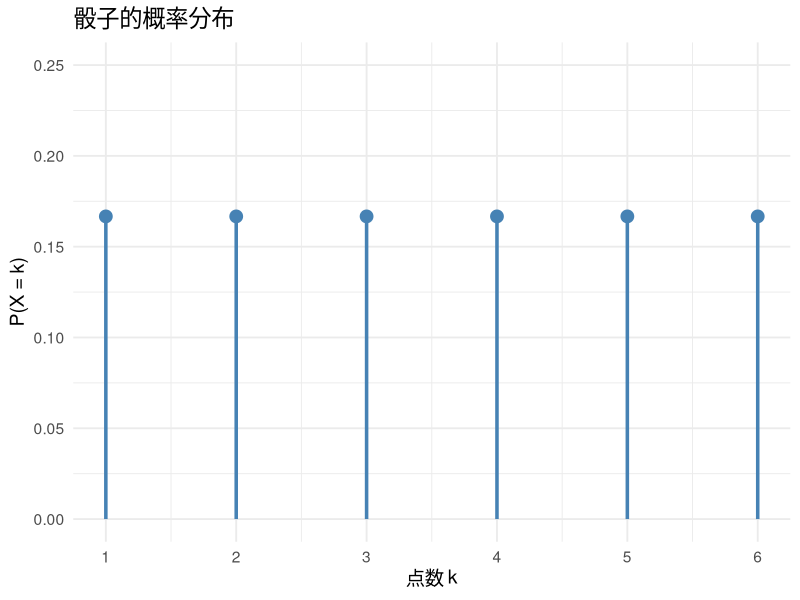
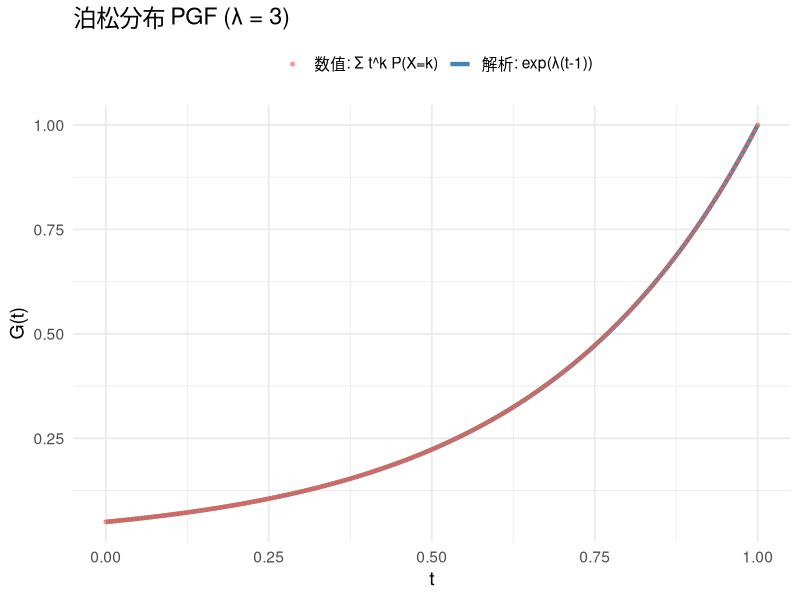
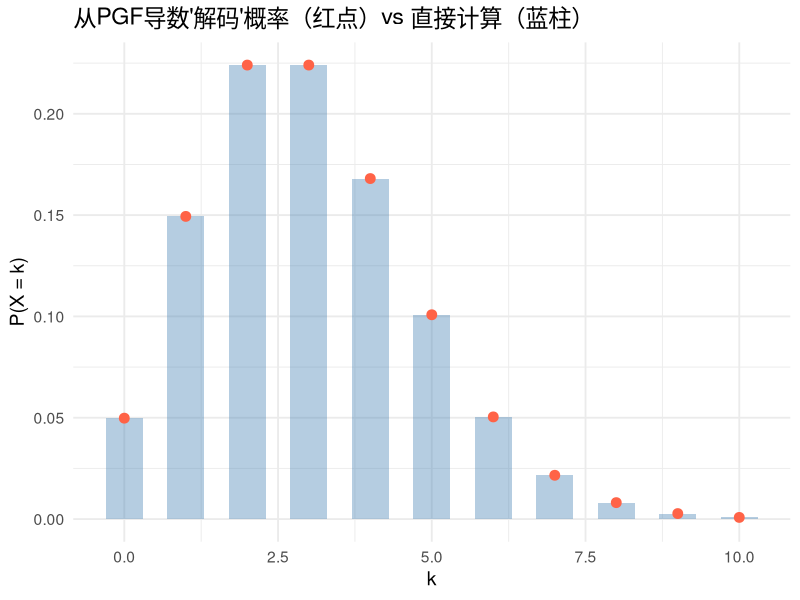
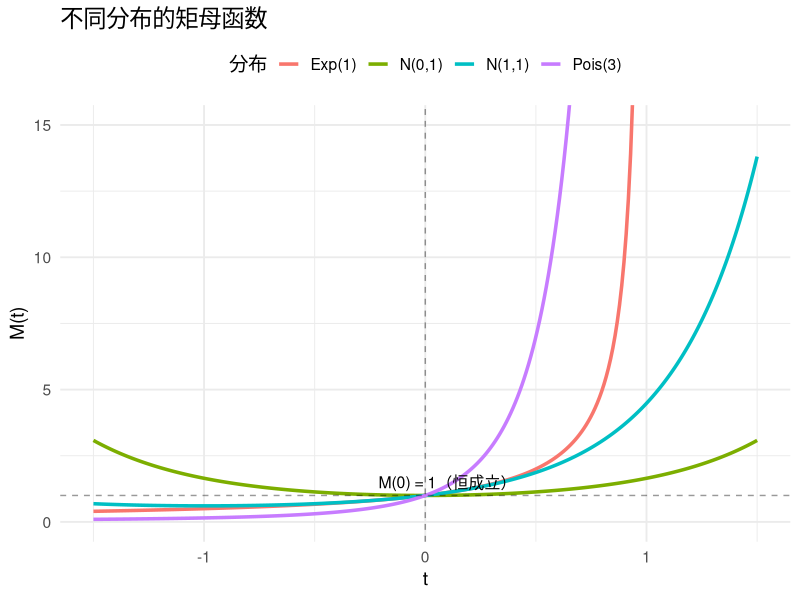
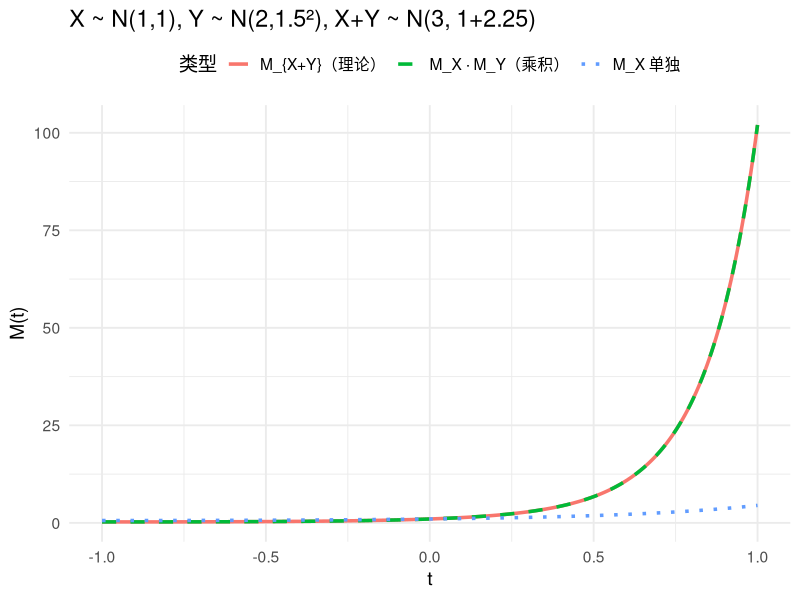
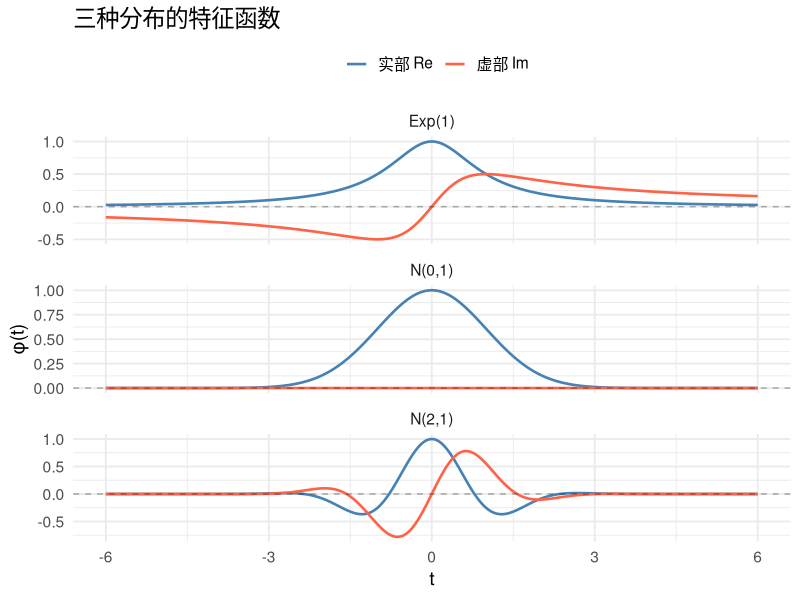
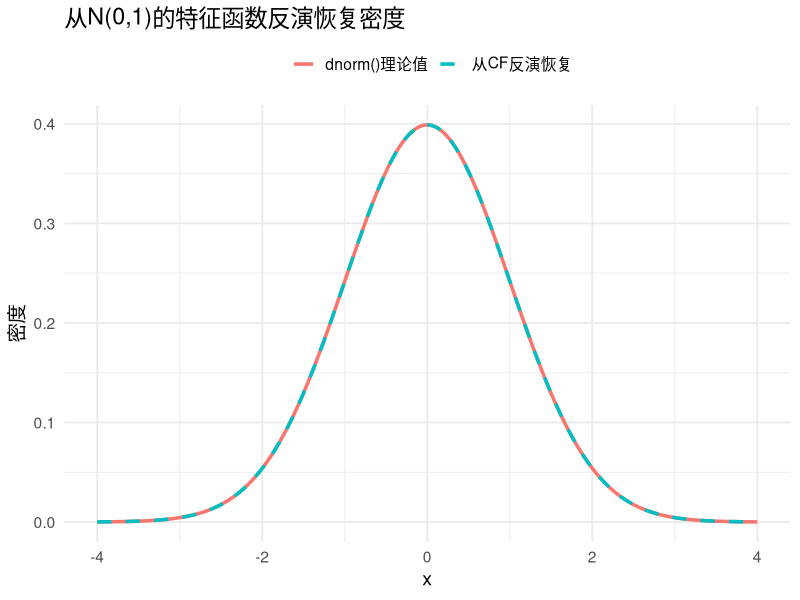
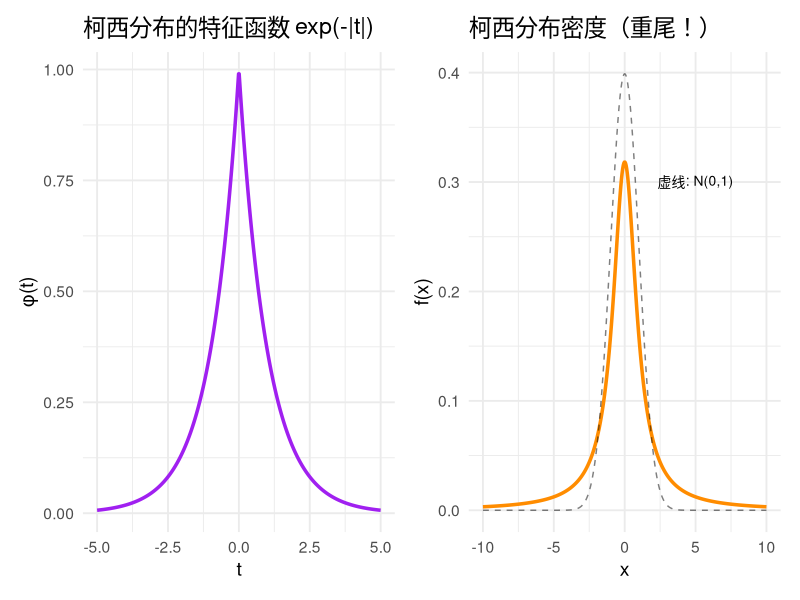

The R script that drew these images, in order:
## ---- chunk 1
library(ggplot2)
library(patchwork)
theme_set(theme_minimal(base_size = 14))
## ---- chunk 2
#| label: fig-dice-encode
#| fig-cap: "一颗骰子的概率分布——我们要把它'打包'进一个函数"

dice <- data.frame(x = 1:6, p = rep(1/6, 6))
ggplot(dice, aes(x, p)) +
  geom_segment(aes(xend = x, yend = 0), linewidth = 1.2, color = "steelblue") +
  geom_point(size = 4, color = "steelblue") +
  scale_x_continuous(breaks = 1:6) +
  scale_y_continuous(limits = c(0, 0.25)) +
  labs(x = "点数 k", y = "P(X = k)", title = "骰子的概率分布")
## ---- chunk 3
#| label: fig-pgf-poisson
#| fig-cap: "泊松分布的PGF：数值求和 vs 解析公式完美重合"

lambda <- 3

# 解析公式
pgf_analytical <- function(t) exp(lambda * (t - 1))

# 数值求和（截断到前 30 项）
pgf_numerical <- function(t) {
  k <- 0:30
  sum(t^k * dpois(k, lambda))
}

t_vals <- seq(0, 1, length.out = 200)
df_pgf <- data.frame(
  t = t_vals,
  解析公式 = sapply(t_vals, pgf_analytical),
  数值求和 = sapply(t_vals, pgf_numerical)
)

ggplot(df_pgf, aes(t)) +
  geom_line(aes(y = 解析公式, color = "解析: exp(λ(t-1))"), linewidth = 1.5) +
  geom_point(aes(y = 数值求和, color = "数值: Σ t^k P(X=k)"),
             size = 1, alpha = 0.6) +
  scale_color_manual(values = c("解析: exp(λ(t-1))" = "steelblue",
                                "数值: Σ t^k P(X=k)" = "tomato")) +
  labs(x = "t", y = "G(t)", color = "",
       title = paste0("泊松分布 PGF (λ = ", lambda, ")")) +
  theme(legend.position = "top")
## ---- chunk 4
#| label: fig-pgf-decode
#| fig-cap: "从PGF导数'解码'出的概率与直接计算的概率完全一致"

# 数值求n阶导数（用有限差分近似）
pgf_deriv_at_0 <- function(n, h = 1e-5) {
  # 用中心差分递推求高阶导数值（在 t=0 处）
  # 简单方法：直接用 dpois 验证
  # G^(n)(0) = n! * P(X=n)
  factorial(n) * dpois(n, lambda)
}

k_vals <- 0:10
df_decode <- data.frame(
  k = k_vals,
  从PGF解码 = sapply(k_vals, function(n) pgf_deriv_at_0(n) / factorial(n)),
  直接计算   = dpois(k_vals, lambda)
)

ggplot(df_decode, aes(k)) +
  geom_col(aes(y = 直接计算), fill = "steelblue", alpha = 0.4, width = 0.6) +
  geom_point(aes(y = 从PGF解码), color = "tomato", size = 3) +
  labs(x = "k", y = "P(X = k)",
       title = "从PGF导数'解码'概率（红点）vs 直接计算（蓝柱）")
## ---- chunk 5
#| label: fig-mgf-moments
#| fig-cap: "通过MGF导数提取正态分布的各阶矩——奇数阶为0，偶数阶为(n-1)!!"

# 正态分布 N(0,1) 的MGF
mgf_normal <- function(t) exp(t^2 / 2)

# 用数值微分提取矩（中心差分）
numerical_moment <- function(n, h = 1e-4) {
  # 递推数值 n 阶导数
  f <- mgf_normal
  for (i in 1:n) {
    f_old <- f
    f <- (function(fo, hh) {
      force(fo); force(hh)
      function(t) (fo(t + hh) - fo(t - hh)) / (2 * hh)
    })(f_old, h)
  }
  f(0)
}

# N(0,1) 的理论矩：奇数阶=0，偶数阶=(n-1)!!
theoretical_moment <- function(n) {
  if (n %% 2 == 1) return(0)
  prod(seq(1, n - 1, by = 2))  # 双阶乘
}

n_vals <- 1:8
df_moments <- data.frame(
  阶数n = n_vals,
  MGF数值导数 = sapply(n_vals, numerical_moment),
  理论值      = sapply(n_vals, theoretical_moment)
)

knitr::kable(df_moments, digits = 4,
             caption = "N(0,1) 各阶矩：MGF数值求导 vs 理论值")
## ---- chunk 6
#| label: fig-mgf-shapes
#| fig-cap: "不同分布的矩母函数形状迥异，但都过点 (0, 1)"

t_vals <- seq(-1.5, 1.5, length.out = 300)

df_mgf <- data.frame(
  t = rep(t_vals, 4),
  M = c(
    exp(t_vals^2 / 2),                    # N(0,1)
    exp(t_vals + t_vals^2 / 2),            # N(1,1)
    1 / (1 - t_vals),                      # Exp(1), t < 1
    exp(3 * (exp(t_vals) - 1))             # Pois(3)
  ),
  分布 = rep(c("N(0,1)", "N(1,1)", "Exp(1)", "Pois(3)"), each = length(t_vals))
)

# Exp(1) 只在 t < 1 有定义
df_mgf$M[df_mgf$分布 == "Exp(1)" & df_mgf$t >= 1] <- NA

ggplot(df_mgf, aes(t, M, color = 分布)) +
  geom_line(linewidth = 1.2) +
  coord_cartesian(ylim = c(0, 15)) +
  geom_hline(yintercept = 1, linetype = "dashed", alpha = 0.4) +
  geom_vline(xintercept = 0, linetype = "dashed", alpha = 0.4) +
  annotate("text", x = 0.1, y = 1.5, label = "M(0) = 1（恒成立）", size = 4) +
  labs(x = "t", y = "M(t)", title = "不同分布的矩母函数") +
  theme(legend.position = "top")
## ---- chunk 7
#| label: fig-mgf-sum
#| fig-cap: "两个独立正态的MGF乘积 = 和的MGF，直观验证可加性"

mu1 <- 1; s1 <- 1
mu2 <- 2; s2 <- 1.5

mgf_X <- function(t) exp(mu1 * t + s1^2 * t^2 / 2)
mgf_Y <- function(t) exp(mu2 * t + s2^2 * t^2 / 2)
mgf_sum_theory <- function(t) exp((mu1 + mu2) * t + (s1^2 + s2^2) * t^2 / 2)

t_vals <- seq(-1, 1, length.out = 300)

df_sum <- data.frame(
  t = rep(t_vals, 3),
  M = c(
    mgf_X(t_vals) * mgf_Y(t_vals),
    mgf_sum_theory(t_vals),
    mgf_X(t_vals)
  ),
  类型 = rep(c("M_X · M_Y（乘积）",
               "M_{X+Y}（理论）",
               "M_X 单独"), each = length(t_vals))
)

ggplot(df_sum, aes(t, M, color = 类型)) +
  geom_line(aes(linetype = 类型), linewidth = 1.2) +
  scale_linetype_manual(values = c("solid", "dashed", "dotted")) +
  labs(x = "t", y = "M(t)",
       title = "X ~ N(1,1), Y ~ N(2,1.5²), X+Y ~ N(3, 1+2.25)") +
  theme(legend.position = "top")
## ---- chunk 8
#| label: fig-cf-visualize
#| fig-cap: "特征函数是复值函数——实部（余弦变换）和虚部（正弦变换）"

# N(0,1) 的特征函数: exp(-t²/2)，纯实数！
# N(2,1) 的特征函数: exp(2it - t²/2)，有虚部！
# Exp(1) 的特征函数: 1/(1 - it)

t_vals <- seq(-6, 6, length.out = 500)

# N(0,1)
cf_n01_re <- exp(-t_vals^2 / 2)
cf_n01_im <- rep(0, length(t_vals))

# N(2,1)
cf_n21_re <- exp(-t_vals^2 / 2) * cos(2 * t_vals)
cf_n21_im <- exp(-t_vals^2 / 2) * sin(2 * t_vals)

# Exp(1): 1/(1-it) = (1+it)/(1+t²)
cf_exp_re <- 1 / (1 + t_vals^2)
cf_exp_im <- t_vals / (1 + t_vals^2)

df_cf <- data.frame(
  t = rep(t_vals, 6),
  值 = c(cf_n01_re, cf_n01_im, cf_n21_re, cf_n21_im, cf_exp_re, cf_exp_im),
  部分 = rep(rep(c("实部 Re", "虚部 Im"), each = length(t_vals)), 3),
  分布 = rep(c("N(0,1)", "N(2,1)", "Exp(1)"), each = 2 * length(t_vals))
)

ggplot(df_cf, aes(t, 值, color = 部分)) +
  geom_line(linewidth = 0.9) +
  facet_wrap(~分布, ncol = 1, scales = "free_y") +
  geom_hline(yintercept = 0, linetype = "dashed", alpha = 0.3) +
  scale_color_manual(values = c("实部 Re" = "steelblue", "虚部 Im" = "tomato")) +
  labs(x = "t", y = "φ(t)", color = "",
       title = "三种分布的特征函数") +
  theme(legend.position = "top")
## ---- chunk 9
#| label: fig-cf-inversion
#| fig-cap: "从特征函数通过数值逆傅里叶变换恢复出密度函数"

# 用数值积分从 N(0,1) 的 CF 恢复密度
invert_cf <- function(x, cf_fun, t_range = 20, n_points = 2000) {
  t_grid <- seq(-t_range, t_range, length.out = n_points)
  dt <- t_grid[2] - t_grid[1]
  integrand <- exp(-1i * t_grid * x) * cf_fun(t_grid)
  Re(sum(integrand) * dt) / (2 * pi)
}

# N(0,1) 的特征函数
cf_normal <- function(t) exp(-t^2 / 2)

x_vals <- seq(-4, 4, length.out = 200)
recovered <- sapply(x_vals, invert_cf, cf_fun = cf_normal)

df_inv <- data.frame(
  x = rep(x_vals, 2),
  密度 = c(recovered, dnorm(x_vals)),
  来源 = rep(c("从CF反演恢复", "dnorm()理论值"), each = length(x_vals))
)

ggplot(df_inv, aes(x, 密度, color = 来源)) +
  geom_line(aes(linetype = 来源), linewidth = 1.2) +
  scale_linetype_manual(values = c("solid", "dashed")) +
  labs(title = "从N(0,1)的特征函数反演恢复密度", color = "", linetype = "") +
  theme(legend.position = "top")
## ---- chunk 10
#| label: fig-cf-cauchy
#| fig-cap: "柯西分布：MGF不存在，但特征函数 φ(t) = exp(-|t|) 优雅地存在"

t_vals <- seq(-5, 5, length.out = 500)

# 柯西分布的特征函数
cf_cauchy <- exp(-abs(t_vals))

p1 <- ggplot(data.frame(t = t_vals, phi = cf_cauchy), aes(t, phi)) +
  geom_line(linewidth = 1.2, color = "purple") +
  labs(x = "t", y = "φ(t)", title = "柯西分布的特征函数 exp(-|t|)")

# 柯西分布的密度
x_vals <- seq(-10, 10, length.out = 500)
p2 <- ggplot(data.frame(x = x_vals, f = dcauchy(x_vals)), aes(x, f)) +
  geom_line(linewidth = 1.2, color = "darkorange") +
  geom_line(aes(y = dnorm(x_vals)), linetype = "dashed", alpha = 0.5) +
  annotate("text", x = 5, y = 0.3, label = "虚线: N(0,1)", size = 3.5) +
  labs(x = "x", y = "f(x)", title = "柯西分布密度（重尾！）")

p1 + p2
## ---- chunk 11
#| label: fig-three-relations
#| fig-cap: "以泊松分布为例：PGF、MGF、CF 三者的关系"

lambda <- 4
t_vals <- seq(-1.5, 1.5, length.out = 300)

# PGF: G(t) = exp(λ(t-1)), t ∈ [0,1]
t_pgf <- seq(0, 1, length.out = 200)
pgf_vals <- exp(lambda * (t_pgf - 1))

# MGF: M(t) = exp(λ(e^t - 1))
mgf_vals <- exp(lambda * (exp(t_vals) - 1))

# CF: φ(t) = exp(λ(e^{it} - 1))，取模
cf_mod <- Mod(exp(lambda * (exp(1i * t_vals) - 1)))
cf_re  <- Re(exp(lambda * (exp(1i * t_vals) - 1)))

p_pgf <- ggplot(data.frame(t = t_pgf, G = pgf_vals), aes(t, G)) +
  geom_line(linewidth = 1.2, color = "steelblue") +
  labs(x = "t", y = "G(t)", title = "PGF: G(t) = E[t^X]") +
  annotate("text", x = 0.5, y = 0.5, label = "t ∈ [0,1]", color = "gray40")

p_mgf <- ggplot(data.frame(t = t_vals, M = mgf_vals), aes(t, M)) +
  geom_line(linewidth = 1.2, color = "tomato") +
  coord_cartesian(ylim = c(0, 30)) +
  labs(x = "t", y = "M(t)", title = "MGF: M(t) = G(e^t)")

p_cf <- ggplot(data.frame(t = t_vals, Re = cf_re, Mod = cf_mod)) +
  geom_line(aes(t, Re, color = "Re φ(t)"), linewidth = 1) +
  geom_line(aes(t, Mod, color = "|φ(t)|"), linewidth = 1, linetype = "dashed") +
  scale_color_manual(values = c("Re φ(t)" = "purple", "|φ(t)|" = "gray50")) +
  labs(x = "t", y = "", title = "CF: φ(t) = M(it)", color = "") +
  theme(legend.position = "top")

p_pgf + p_mgf + p_cf +
  plot_annotation(title = paste0("泊松分布 (λ=", lambda, ") 的三种生成函数"),
                  theme = theme(plot.title = element_text(size = 16)))
## ---- chunk 12
#| label: fig-linear-mgf
#| fig-cap: "对X做线性变换 Y=a+bX，MGF的变化清晰可见"

# X ~ N(0,1), Y = 2 + 3X ~ N(2, 9)
a <- 2; b <- 3
t_vals <- seq(-0.8, 0.8, length.out = 300)

mgf_X <- exp(t_vals^2 / 2)
mgf_Y_formula <- exp(a * t_vals) * exp((b * t_vals)^2 / 2)  # e^{at} M_X(bt)
mgf_Y_direct  <- exp((a) * t_vals + (b^2) * t_vals^2 / 2)   # N(2,9) 的 MGF

df_lin <- data.frame(
  t = rep(t_vals, 3),
  M = c(mgf_X, mgf_Y_formula, mgf_Y_direct),
  曲线 = rep(c("M_X(t)  [N(0,1)]",
               "e^{at}·M_X(bt)  [公式]",
               "M_Y(t)  [N(2,9)直接]"), each = length(t_vals))
)

ggplot(df_lin, aes(t, M, color = 曲线)) +
  geom_line(aes(linetype = 曲线), linewidth = 1.2) +
  labs(x = "t", y = "M(t)", color = "", linetype = "",
       title = "Y = 2 + 3X, X ~ N(0,1)：线性变换下的MGF") +
  theme(legend.position = "top")
## ---- chunk 13
#| label: fig-sum-exponential
#| fig-cap: "5个独立Exp(1)之和 → Gamma(5,1)：直方图 vs 理论密度完美吻合"

set.seed(42)
n <- 5
N_sim <- 50000

# 生成 N_sim 个 S = X_1 + ... + X_n，每个 X_i ~ Exp(1)
S_samples <- rowSums(matrix(rexp(N_sim * n, rate = 1), ncol = n))

x_vals <- seq(0, 20, length.out = 300)

ggplot(data.frame(S = S_samples), aes(S)) +
  geom_histogram(aes(y = after_stat(density)), bins = 80,
                 fill = "steelblue", alpha = 0.5, color = "white") +
  geom_line(data = data.frame(x = x_vals, y = dgamma(x_vals, shape = n, rate = 1)),
            aes(x, y), color = "tomato", linewidth = 1.5) +
  annotate("text", x = 12, y = 0.15,
           label = "红线: Gamma(5,1) 理论密度", color = "tomato", size = 4.5) +
  labs(x = "S = X₁ + ... + X₅", y = "密度",
       title = "MGF乘积性质的直观验证") +
  annotate("text", x = 12, y = 0.12,
           label = "M_S(t) = [1/(1-t)]⁵ = M_{Gamma(5,1)}(t)",
           color = "gray30", size = 3.5)
## ---- chunk 14
#| label: fig-chi-squared
#| fig-cap: "n个独立标准正态的平方和 → χ²(n)分布，随自由度增大逐渐右移"

set.seed(2024)
N_sim <- 100000

p_panels <- list()
for (k in c(1, 2, 5, 10)) {
  # 模拟：k个独立N(0,1)的平方和
  Y <- rowSums(matrix(rnorm(N_sim * k)^2, ncol = k))
  x_vals <- seq(0.01, max(k * 3, 15), length.out = 300)

  df_k <- data.frame(Y = Y)
  df_theory <- data.frame(x = x_vals, y = dchisq(x_vals, df = k))

  p_panels[[as.character(k)]] <-
    ggplot(df_k, aes(Y)) +
    geom_histogram(aes(y = after_stat(density)), bins = 80,
                   fill = "steelblue", alpha = 0.4, color = "white") +
    geom_line(data = df_theory, aes(x, y),
              color = "tomato", linewidth = 1.3) +
    labs(x = "Y", y = "密度", title = paste0("χ²(", k, ")")) +
    coord_cartesian(xlim = c(0, max(k * 3, 15)))
}

(p_panels[["1"]] + p_panels[["2"]]) / (p_panels[["5"]] + p_panels[["10"]]) +
  plot_annotation(
    title = "ΣXᵢ² ~ χ²(n)：模拟直方图 vs 理论密度（红线）",
    theme = theme(plot.title = element_text(size = 16))
  )
## ---- chunk 15
#| label: fig-chi-add
#| fig-cap: "χ²可加性：χ²(3) + χ²(7) = χ²(10)——MGF乘积性质的直接推论"

set.seed(42)
N_sim <- 100000

U <- rchisq(N_sim, df = 3)
V <- rchisq(N_sim, df = 7)
W <- U + V

x_vals <- seq(0.01, 35, length.out = 300)

ggplot(data.frame(W = W), aes(W)) +
  geom_histogram(aes(y = after_stat(density)), bins = 80,
                 fill = "steelblue", alpha = 0.4, color = "white") +
  geom_line(data = data.frame(x = x_vals, y = dchisq(x_vals, df = 10)),
            aes(x, y), color = "tomato", linewidth = 1.5) +
  labs(x = "W = U + V", y = "密度",
       title = "U ~ χ²(3), V ~ χ²(7), 独立 → U+V ~ χ²(10)") +
  annotate("text", x = 25, y = 0.07,
           label = "M_W(s) = (1-2s)^{-3/2} · (1-2s)^{-7/2}\n        = (1-2s)^{-5}",
           color = "gray30", size = 3.5)
## ---- chunk 16
#| label: tbl-summary

summary_df <- data.frame(
  特征 = c("定义", "适用范围", "是否总存在", "求矩方式", "核心用途"),
  概率母函数_PGF = c(
    "E[t^X]", "非负整数值 r.v.", "是（在|t|≤1）",
    "G^(n)(0) = n!·P(X=n)", "计数问题、分支过程"
  ),
  矩母函数_MGF = c(
    "E[e^{tX}]", "很多常见分布", "不一定（如柯西分布）",
    "M^(n)(0) = E[X^n]", "计算矩、识别分布"
  ),
  特征函数_CF = c(
    "E[e^{itX}]", "所有随机变量", "总是存在",
    "φ^(k)(0)/i^k = E[X^k]", "极限定理、密度反演"
  )
)

knitr::kable(summary_df, col.names = c("", "概率母函数 (PGF)", "矩母函数 (MGF)", "特征函数 (CF)"),
             caption = "三种生成函数对比")
